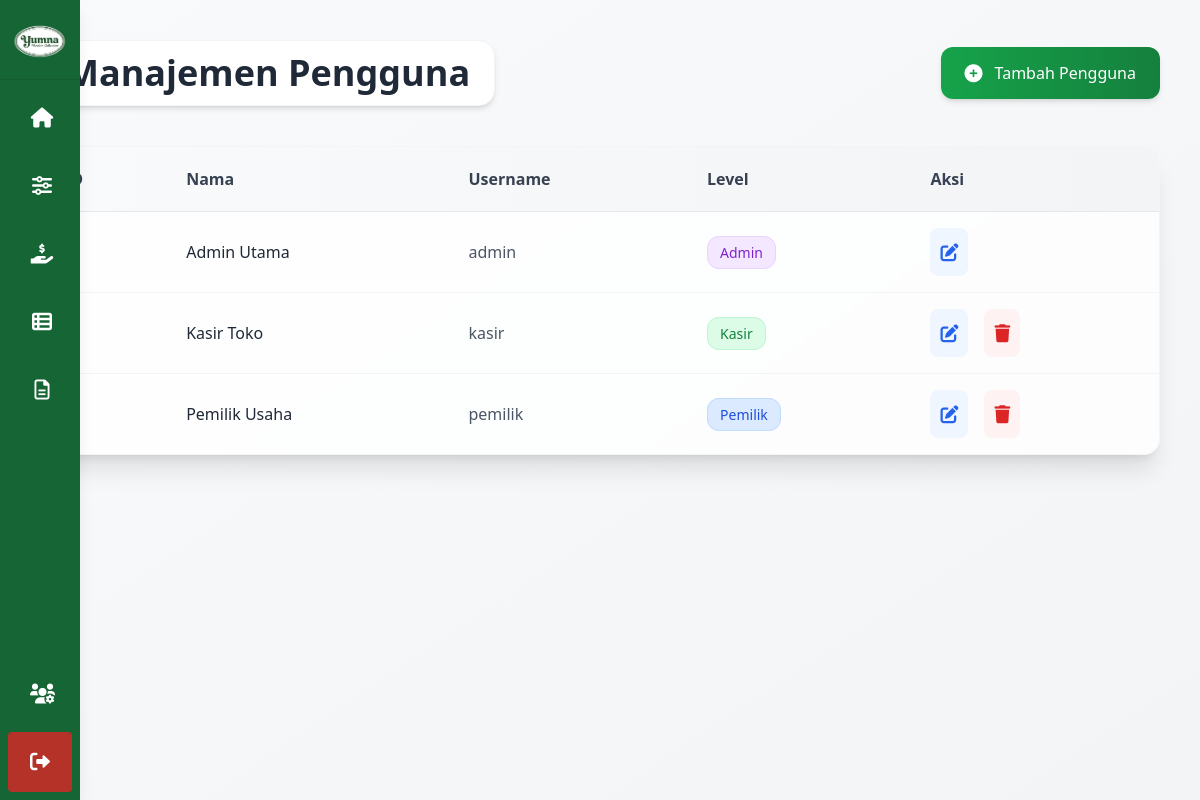
The app's page /pages/data_pengguna.php (signed in) with its own data.
### tables this page shows
CREATE TABLE pengguna (
    id_user INT(10) AUTO_INCREMENT PRIMARY KEY,
    nama_user VARCHAR(50) NOT NULL,
    username VARCHAR(50) UNIQUE NOT NULL,
    password VARCHAR(255) NOT NULL,
    level ENUM('admin', 'kasir', 'pemilik') NOT NULL
);

### pages/data_pengguna.php (the view, shortened to what this page needs)
<?php
require_once '../config/koneksi.php';
$stmt = $pdo->query("SELECT * FROM pengguna ORDER BY nama_user");
$users = $stmt->fetchAll(PDO::FETCH_ASSOC);
?>
<!DOCTYPE html>
<html lang="id">
<head>
    <script src="https://cdn.tailwindcss.com"></script>
    <link rel="stylesheet" href="https://cdnjs.cloudflare.com/ajax/libs/font-awesome/6.0.0-beta3/css/all.min.css">
</head>
<body class="bg-gradient-to-br from-gray-50 to-gray-100 min-h-screen">
    <div class="flex">
        <?php include '../includes/sidebar.php'; ?>
        <main class="flex-1 p-6 sm:p-8 lg:p-10">
            <div class="max-w-7xl mx-auto">
                <header class="flex flex-col sm:flex-row justify-between items-center mb-10 gap-4">
                    <h1 class="text-3xl sm:text-4xl font-bold text-gray-800 bg-white py-3 px-6 rounded-2xl shadow-md border border-gray-100">
                        <?php if ($user_level === 'admin') : ?>Manajemen Pengguna<?php else : ?>Data Pengguna<?php endif; ?>
                    </h1>
                    <?php if ($user_level === 'admin') : ?>
                        <button onclick="openModal('add')" class="bg-gradient-to-r from-green-600 to-green-700 hover:from-green-700 hover:to-green-800 text-white px-6 py-3 rounded-xl flex items-center gap-3 transition-all duration-300 shadow-md hover:shadow-lg transform hover:-translate-y-0.5">
                            <i class="fas fa-plus-circle text-lg"></i>
                            <span class="font-medium">Tambah Pengguna</span>
                        </button>
                    <?php endif; ?>
                </header>
                <div class="bg-white/80 backdrop-blur-sm rounded-2xl shadow-xl overflow-hidden border border-gray-100">
                    <div class="overflow-x-auto">
                        <table class="w-full text-left">
                            <thead class="bg-gradient-to-r from-gray-50 to-gray-100 border-b border-gray-200">
                                <tr>
                                    <th class="px-6 py-5 text-left text-base font-semibold text-gray-700">ID</th>
                                    <th class="px-6 py-5 text-left text-base font-semibold text-gray-700">Nama</th>
                                    <th class="px-6 py-5 text-left text-base font-semibold text-gray-700">Username</th>
                                    <th class="px-6 py-5 text-left text-base font-semibold text-gray-700">Level</th>
                                    <?php if ($user_level === 'admin') : ?>
                                        <th class="px-6 py-5 text-left text-base font-semibold text-gray-700">Aksi</th>
                                    <?php endif; ?>
                                </tr>
                            </thead>
                            <tbody class="divide-y divide-gray-100">
                                <?php foreach ($users as $user) : ?>
                                    <tr class="hover:bg-gray-50/50 transition-colors duration-150">
                                        <td class="px-6 py-4 text-base text-gray-600 font-medium"><?= $user['id_user'] ?></td>
                                        <td class="px-6 py-4 text-gray-800 font-medium text-base"><?= htmlspecialchars($user['nama_user']) ?></td>
                                        <td class="px-6 py-4 text-base text-gray-600"><?= htmlspecialchars($user['username']) ?></td>
                                        <td class="px-6 py-4">
                                            <span class="px-3 py-1.5 text-sm font-medium rounded-xl
                                            <?php
                                            switch ($user['level']) {
                                                case 'admin':
                                                    echo 'bg-purple-100 text-purple-700 border border-purple-200';
                                                    break;
                                                case 'pemilik':
                                                    echo 'bg-blue-100 text-blue-700 border border-blue-200';
                                                    break;
                                                default:
                                                    echo 'bg-green-100 text-green-700 border border-green-200';
                                            }
                                            ?>">
                                                <?= ucfirst(htmlspecialchars($user['level'])) ?>
                                            </span>
                                        </td>
                                        <?php if ($user_level === 'admin') : ?>
                                            <td class="px-6 py-4">
                                                <div class="flex gap-4">
                                                    <button onclick="openModal('edit', <?= htmlspecialchars(json_encode($user)) ?>)" class="text-blue-600 hover:text-blue-800 bg-blue-50 p-2.5 rounded-lg hover:bg-blue-100 transition-colors">
                                                        <i class="fas fa-edit text-lg"></i>
                                                    </button>
                                                    <?php if ($user['id_user'] != $_SESSION['pengguna']['id_user']) : ?>
                                                        <form method="POST" class="inline" onsubmit="return confirm('Yakin ingin menghapus pengguna ini?')">
                                                            <button type="submit" class="text-red-600 hover:text-red-800 bg-red-50 p-2.5 rounded-lg hover:bg-red-100 transition-colors">
                                                                <i class="fas fa-trash text-lg"></i>
                                                            </button>
                                                        </form>
                                                    <?php endif; ?>
                                                </div>
                                            </td>
                                        <?php endif; ?>
                                    </tr>
                                <?php endforeach; ?>
                            </tbody>
                        </table>
                    </div>
                </div>
            </div>
        </main>
    </div>
</body>
</html>

### records on screen
pengguna: nama_user "Admin Utama", username "admin", level "Admin"
pengguna: nama_user "Kasir Toko", username "kasir", level "Kasir"
pengguna: nama_user "Pemilik Usaha", username "pemilik", level "Pemilik"
